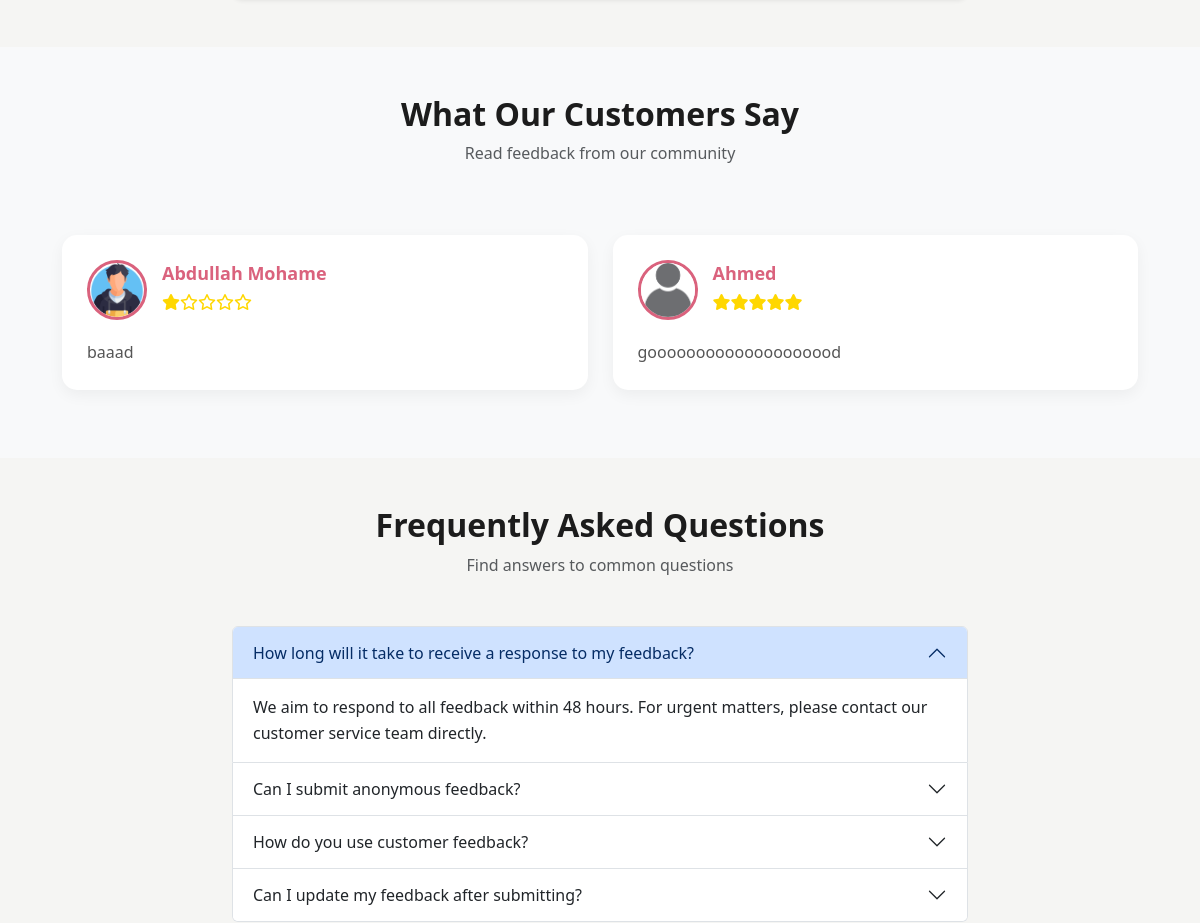
The app's page /pages/feedback.php (middle part), older data.
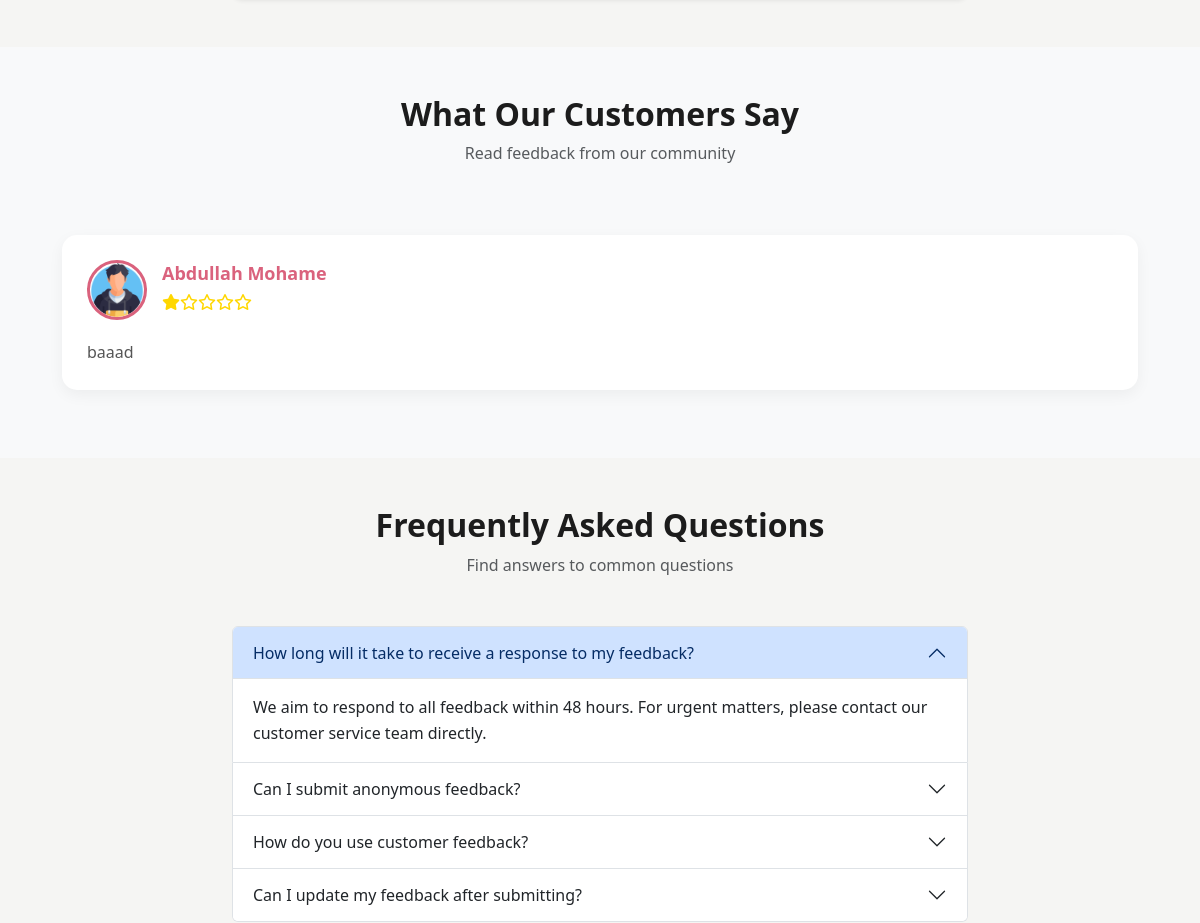
The same page, newer data.
### tables this page shows
CREATE TABLE `feedback` (
  `id` int(11) NOT NULL,
  `user_id` int(11) DEFAULT NULL,
  `rating` int(1) NOT NULL DEFAULT 0,
  `feedback_type` enum('general','suggestion','question') NOT NULL,
  `subject` varchar(255) NOT NULL,
  `message` text NOT NULL,
  `email` varchar(255) NOT NULL,
  `submitted_at` timestamp NOT NULL DEFAULT current_timestamp()
);

CREATE TABLE `users` (
  `id` int(11) NOT NULL,
  `name` varchar(255) NOT NULL,
  `email` varchar(255) NOT NULL,
  `password` varchar(255) NOT NULL,
  `role` varchar(255) NOT NULL,
  `image` varchar(255) NOT NULL DEFAULT 'uploads/profile/unknown.png',
  `work_name` varchar(100) DEFAULT NULL,
  `bio` varchar(255) DEFAULT NULL
);

### class/class.php (called while the page is built, shortened)
<?php
class Visitor extends User
{
    public function ShowFeedback()
    {
        require_once('../includes/conn.php');
        $showFeedback = "SELECT feedback.*, users.name, users.image
                            FROM feedback
                            JOIN users ON feedback.user_id = users.id
                            WHERE feedback.feedback_type = 'general'
                            ORDER BY feedback.id DESC";
        $showFeedbackResult = mysqli_query($conn, $showFeedback);
        return $showFeedbackResult;
    }
}

### pages/feedback.php (the view, shortened to what the changed rows need)
<!DOCTYPE html>
<html lang="en">
<head>
    <link rel="stylesheet" href="https://cdn.jsdelivr.net/npm/bootstrap@5.3.0/dist/css/bootstrap.min.css">
    <link rel="stylesheet" href="https://cdn.jsdelivr.net/npm/bootstrap-icons@1.11.1/font/bootstrap-icons.css">
    <link rel="stylesheet" href="../assets/css/style.css">
    <link rel="stylesheet" href="https://cdnjs.cloudflare.com/ajax/libs/font-awesome/6.6.0/css/all.min.css" />
</head>
<body>
    <?php
    include '../includes/header.php';
    ?>
    <section class="testimonials py-5 bg-light">
        <div class="container">
            <div class="section-header text-center mb-5">
                <h2>What Our Customers Say</h2>
            </div>
            <div class="reviews-grid">
                <?php
                require_once('../class/class.php');
                $visitor = new Visitor();
                $rowData = $visitor->ShowFeedback();
                while ($row = mysqli_fetch_assoc($rowData)) {
                ?>
                    <div class="review-card">
                        <div class="review-header">
                            <img src="../back/<?php echo $row['image'] ?>" alt="User">
                            <div class="reviewer-info">
                                <h4><?php echo $row['name'] ?></h4>
                                <div class="rating">
                                    <?php
                                    $rating = $row['rating'];
                                    for ($i = 1; $i <= 5; $i++) {
                                        echo ($i <= $rating) ? '<i class="fa-solid fa-star"></i>' : '<i class="fa-regular fa-star"></i>';
                                    }
                                    ?>
                                </div>
                            </div>
                        </div>
                        <div class="review-content">
                            <?php echo $row['message'] ?>
                        </div>
                    </div>
                <?php } ?>
            </div>
        </div>
    </section>
    <section class="faq py-5">
        <div class="container">
            <div class="section-header text-center mb-5">
                <h2>Frequently Asked Questions</h2>
            </div>
            <div class="row">
                <div class="col-lg-8 mx-auto">
                    <div class="accordion" id="faqAccordion">
                        <div class="accordion-item">
                            <h2 class="accordion-header" id="headingOne">
                                <button class="accordion-button" type="button" data-bs-toggle="collapse" data-bs-target="#collapseOne" aria-expanded="true" aria-controls="collapseOne">
                                    How long will it take to receive a response to my feedback?
                                </button>
                            </h2>
                        </div>
                        <div class="accordion-item">
                            <h2 class="accordion-header" id="headingTwo">
                                <button class="accordion-button collapsed" type="button" data-bs-toggle="collapse" data-bs-target="#collapseTwo" aria-expanded="false" aria-controls="collapseTwo">
                                    Can I submit anonymous feedback?
                                </button>
                            </h2>
                        </div>
                        <div class="accordion-item">
                            <h2 class="accordion-header" id="headingThree">
                                <button class="accordion-button collapsed" type="button" data-bs-toggle="collapse" data-bs-target="#collapseThree" aria-expanded="false" aria-controls="collapseThree">
                                    How do you use customer feedback?
                                </button>
                            </h2>
                        </div>
                        <div class="accordion-item">
                            <h2 class="accordion-header" id="headingFour">
                                <button class="accordion-button collapsed" type="button" data-bs-toggle="collapse" data-bs-target="#collapseFour" aria-expanded="false" aria-controls="collapseFour">
                                    Can I update my feedback after submitting?
                                </button>
                            </h2>
                        </div>
                    </div>
                </div>
            </div>
        </div>
    </section>
</body>
</html>

Row changes from the older to the newer data that the page shows:
removed feedback: user.image (picture), user.name "Ahmed", rating 5 (drawn), message "goooooooooooooooooood"
